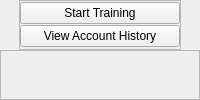
               <widget class="QWidget" name="page_4">
                <layout class="QVBoxLayout" name="verticalLayout_15">
                 <property name="spacing">
                  <number>0</number>
                 </property>
                 <property name="leftMargin">
                  <number>0</number>
                 </property>
                 <property name="topMargin">
                  <number>0</number>
                 </property>
                 <property name="rightMargin">
                  <number>0</number>
                 </property>
                 <property name="bottomMargin">
                  <number>0</number>
                 </property>
                 <item alignment="Qt::AlignHCenter">
                  <widget class="QFrame" name="frame_17">
                   <property name="maximumSize">
                    <size>
                     <width>16777215</width>
                     <height>100</height>
                    </size>
                   </property>
                   <property name="frameShape">
                    <enum>QFrame::StyledPanel</enum>
                   </property>
                   <property name="frameShadow">
                    <enum>QFrame::Raised</enum>
                   </property>
                   <layout class="QVBoxLayout" name="verticalLayout_16">
                    <property name="spacing">
                     <number>0</number>
                    </property>
                    <property name="leftMargin">
                     <number>0</number>
                    </property>
                    <property name="topMargin">
                     <number>0</number>
                    </property>
                    <property name="rightMargin">
                     <number>0</number>
                    </property>
                    <property name="bottomMargin">
                     <number>0</number>
                    </property>
                    <item>
                     <widget class="QPushButton" name="pushButton_19">
                      <property name="minimumSize">
                       <size>
                        <width>140</width>
                        <height>0</height>
                       </size>
                      </property>
                      <property name="text">
                       <string>Start Training</string>
                      </property>
                     </widget>
                    </item>
                    <item>
                     <widget class="QPushButton" name="pushButton_20">
                      <property name="minimumSize">
                       <size>
                        <width>160</width>
                        <height>0</height>
                       </size>
                      </property>
                      <property name="text">
                       <string>View Account History</string>
                      </property>
                     </widget>
                    </item>
                   </layout>
                  </widget>
                 </item>
                 <item>
                  <widget class="QFrame" name="frame_16">
                   <property name="frameShape">
                    <enum>QFrame::StyledPanel</enum>
                   </property>
                   <property name="frameShadow">
                    <enum>QFrame::Raised</enum>
                   </property>
                  </widget>
                 </item>
                </layout>
               </widget>
